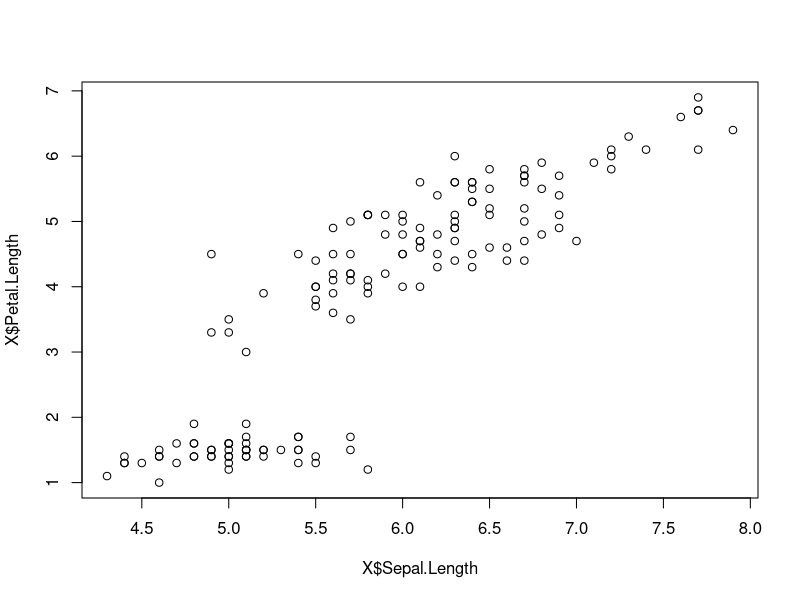

Write the R code that produced this figure. (Note: this script raises an error after producing the figure.)
library(magrittr)
library(mclust)

# Set up the data we'll be using
X <- iris[,-5]
Y <- iris[, 5]


#-------------------------------
# k-means using the iris dataset
#-------------------------------
# call the k-means function in base R
clusters <- X %>% kmeans(3)
# equivalently: clusters <- kmeans(X,3)

# print results
print(clusters)

# compare k-means classes with actual classes
print(table(Y,clusters$cluster))

# try k-means with only two variables
library(tidyverse)
clusterB <- X %>% select(-Sepal.Width) %>% kmeans(3)
print(table(Y, clusterB$cluster))

plot(X$Sepal.Length, X$Petal.Length)

# 2-means clustering
clusterC <- X %>% kmeans(2)
print(table(Y, clusterC$cluster))

#-------------------------------
# EM using the iris dataset
#-------------------------------
# call the EM clustering function from the mclust package
clusters <- X %>% Mclust(G=3)
# equivalently: clusters <- Mclust(X,G=3)

# list inferred probabilities of Pr(Y=y)
print(clusters$parameters$pro)

# list frequencies of each species in iris data
print(table(Y))

# list average of X's conditional on being in class y
print(clusters$parameters$mean)

# list posterior class probabilities for each observation in our training data
head(clusters$z)

# compare EM classes with actual classes
print(table(Y,clusters$classification))


#-------------------------------
# Principal components analysis
#-------------------------------
# computing eigen values
cormat <- X %>% cor(.)
print(cormat)
print(eigen(cormat)$values)

# compute eigen vectors
v <- eigen(cormat)$vectors
print(crossprod(v)) # should be identity matrix

# do PCA using base R function prcomp
prin.comp <- prcomp(X, scale. = T)

# show eigen vectors (will be same as v)
print(prin.comp$rotation)

# show eigen values
print(prin.comp$sdev^2)

# which components explain the most variance?
prop.var.explained <- prin.comp$sdev^2/sum(prin.comp$sdev^2)
print(prop.var.explained)

# keep only the first three components (since these explain 99.5% of the variance)
reducedX <- prin.comp$x[,seq(1,3)]
reducedXlook <- prin.comp$x %>% as.data.frame()
cormat.new <- reducedXlook %>% cor(.)
print(cormat.new)

## try EM clustering on reduced data ... can we still get the same answer?
#-------------------------------
clustersDR <- reducedX %>% Mclust(G=3)
# equivalently: clusters <- Mclust(X,G=3)

# list inferred probabilities of Pr(Y=y)
print(clustersDR$parameters$pro)

# list frequencies of each species in iris data
print(table(Y))

# list average of X's conditional on being in class y
print(clustersDR$parameters$mean)

# list posterior class probabilities for each observation in our training data
head(clustersDR$z)

# compare EM classes with actual classes
print(table(Y,clustersDR$classification))


## try k-means on reduced data ... how does it perform?
#-------------------------------
clustersKDR <- reducedX %>% kmeans(3)
# equivalently: clusters <- kmeans(X,3)

# print results
print(clustersKDR)

# compare k-means classes with actual classes
print(table(Y,clustersKDR$cluster))


# the below uses mlr ... now obsolete
## try naive Bayes in full and reduced data ... how do we do?
#-------------------------------
# Full data
n <- nrow(iris)
train <- sample(n, size = .8*n)
test  <- setdiff(1:n, train)
iris.train <- iris[train,]
iris.test  <- iris[test, ]

# classification task
classifTask <- makeClassifTask(data = iris.train, target = "Species")

# Set prediction algorithm
alg.nb    <- makeLearner("classif.naiveBayes", predict.type = "response")

# Train the model
final.nb    <- train(learner = alg.nb,    task = classifTask)

# Predict in test set
pred.nb    <- predict(final.nb,    newdata = iris.test)

# Assess performance
print(performance(pred.nb,    measures = list(kappa)))



# Reduced data
reducedIris <- as.data.frame(cbind(iris[,5],reducedX))
colnames(reducedIris)[1] <- "Species"
reducedIris$Species <- as.factor(reducedIris$Species)

n <- nrow(iris)
train <- sample(n, size = .8*n)
test  <- setdiff(1:n, train)
iris.train <- reducedIris[train,]
iris.test  <- reducedIris[test, ]

# classification task
classifTask <- makeClassifTask(data = iris.train, target = "Species")

# Set prediction algorithm
alg.nb    <- makeLearner("classif.naiveBayes", predict.type = "response")

# Train the model
final.nb    <- train(learner = alg.nb,    task = classifTask)

# Predict in test set
pred.nb    <- predict(final.nb,    newdata = iris.test)

# Assess performance
print(performance(pred.nb,    measures = list(kappa)))


#-------------------------------
# Nonlinear Dimension Reduction
#-------------------------------
# Use RDRToolbox package
isomapped <- Isomap(data=as.matrix(X), dims=3, k=5)
XreducedNL <- isomapped$dim3

## try EM clustering on reduced data ... can we still get the same answer?
#-------------------------------
clustersNLDR <- XreducedNL %>% Mclust(G=3)
# equivalently: clusters <- Mclust(X,G=3)

# list inferred probabilities of Pr(Y=y)
print(clustersNLDR$parameters$pro)

# list frequencies of each species in iris data
print(table(Y))

# list average of X's conditional on being in class y
print(clustersNLDR$parameters$mean)

# list posterior class probabilities for each observation in our training data
head(clustersNLDR$z)

# compare EM classes with actual classes
print(table(Y,clustersNLDR$classification))
